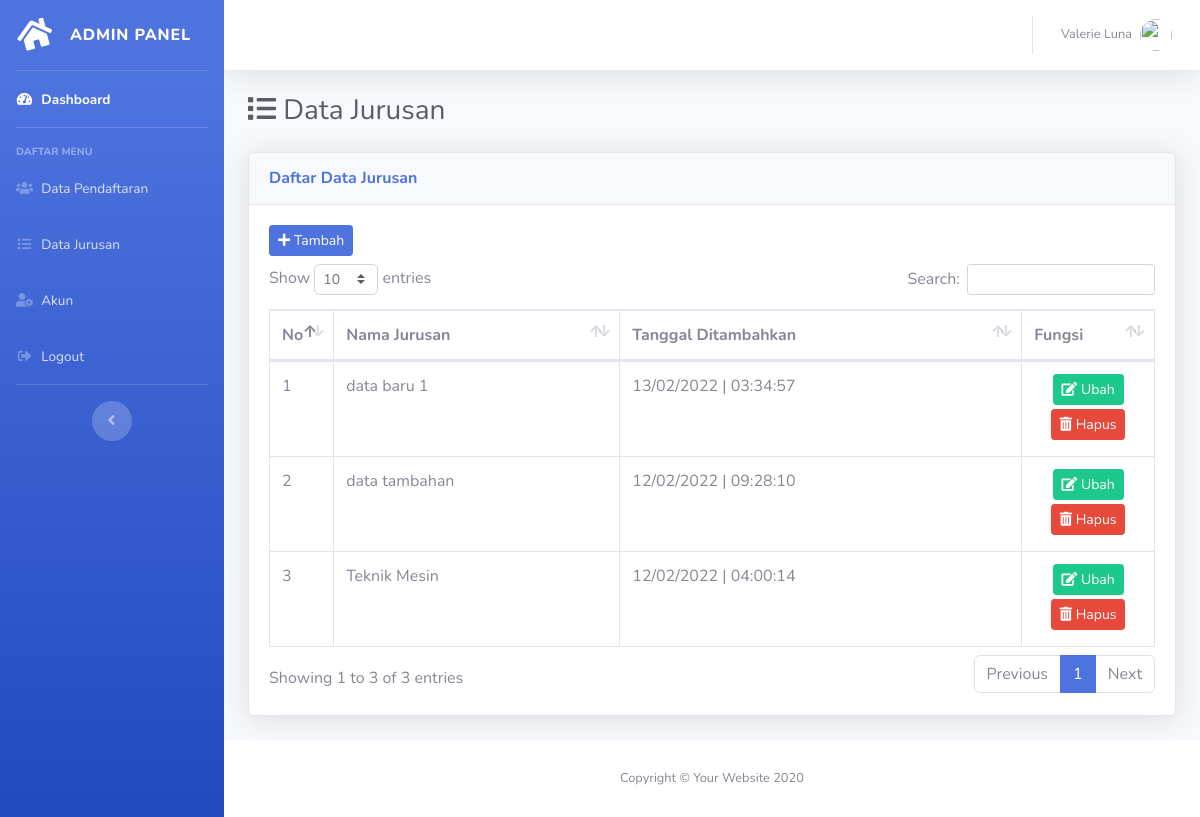
The app's page /admin/data-jurusan.php, older data.
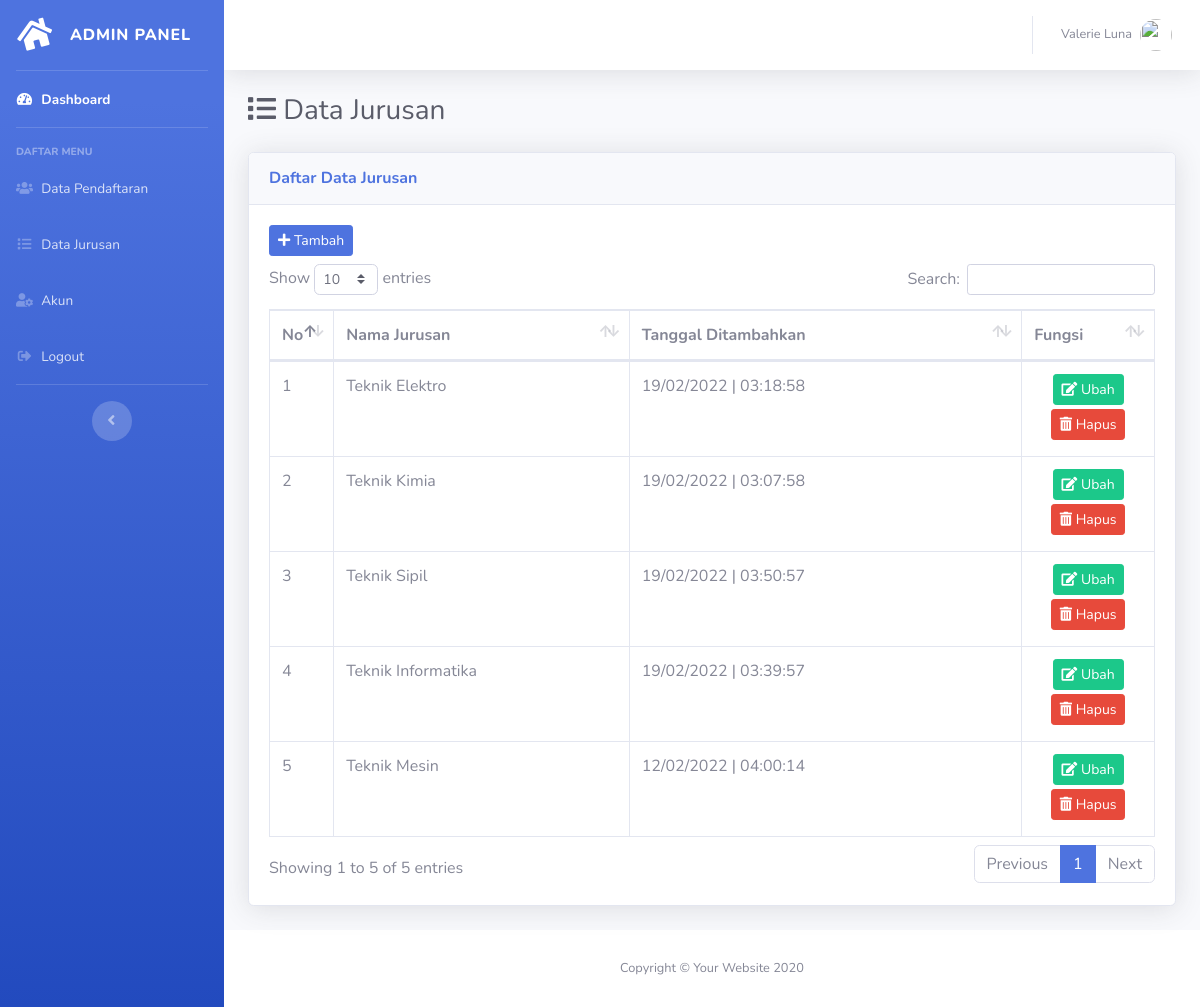
The same page, newer data.
### tables this page shows
CREATE TABLE `tbl_jurusan` (
  `id_jurusan` int(11) NOT NULL,
  `nama_jurusan` varchar(50) NOT NULL,
  `tanggal_input` timestamp NOT NULL DEFAULT current_timestamp() ON UPDATE current_timestamp()
);

### admin/config/controller.php (called while the page is built, shortened)
<?php
function query($query)
{
    global $db;
    $result = mysqli_query($db, $query);
    $rows = [];
    while ($row = mysqli_fetch_assoc($result)) {
        $rows[] = $row;
    }
    return $rows;
}

### admin/data-jurusan.php (the view, shortened to what this page needs)
<?php
include 'layout/header.php';
$data_jurusan = query("SELECT * FROM tbl_jurusan ORDER BY id_jurusan DESC");
?>
<div class="container-fluid">
    <div class="d-sm-flex align-items-center justify-content-between mb-4">
        <h1 class="h3 mb-0 text-gray-800"><i class="fas fa-list"></i> Data Jurusan</h1>
    </div>
    <div class="card shadow mb-4">
        <div class="card-header py-3">
            <h6 class="m-0 font-weight-bold text-primary">Daftar Data Jurusan</h6>
        </div>
        <div class="card-body">
            <button type="button" class="btn btn-primary btn-sm mb-2" data-toggle="modal" data-target="#modalTambah"> <i class="fas fa-plus"></i> Tambah</button>
            <div class="table-responsive">
                <table class="table table-bordered" id="dataTable" width="100%" cellspacing="0">
                    <thead>
                        <tr>
                            <th width="1%">No</th>
                            <th>Nama Jurusan</th>
                            <th>Tanggal Ditambahkan</th>
                            <th>Fungsi</th>
                        </tr>
                    </thead>
                    <tbody>
                        <?php $no = 1; ?>
                        <?php foreach ($data_jurusan as $jurusan) : ?>
                            <tr>
                                <td><?= $no++; ?></td>
                                <td><?= $jurusan['nama_jurusan']; ?></td>
                                <td><?= date('d/m/Y | H:s:i', strtotime($jurusan['tanggal_input'])); ?></td>
                                <td width="15%" class="text-center">
                                    <button type="button" class="btn btn-success btn-sm mb-1" title="Ubah" data-toggle="modal" data-target="#modalUbah<?= $jurusan['id_jurusan']; ?>"><i class="fas fa-edit"></i> Ubah</button>
                                    <a href="hapus-jurusan.php?id_jurusan=<?= $jurusan['id_jurusan']; ?>" class="btn btn-danger btn-sm mb-1" title="Hapus" onclick="return confirm('Yakin Data Jurusan Akan Dihapus');"><i class="fas fa-trash-alt"></i> Hapus</a>
                                </td>
                            </tr>
                        <?php endforeach; ?>
                    </tbody>
                </table>
            </div>
        </div>
    </div>
    <?php include 'layout/footer.php'; ?>

### admin/layout/header.php (shortened to what this page needs)
<!DOCTYPE html>
<html lang="en">
<head>
    <link href="assets/vendor/fontawesome-free/css/all.min.css" rel="stylesheet" type="text/css">
    <link href="assets/css/sb-admin-2.min.css" rel="stylesheet">
    <link href="assets/vendor/datatables/dataTables.bootstrap4.min.css" rel="stylesheet">
</head>
<body id="page-top">
    <div id="wrapper">
        <ul class="navbar-nav bg-gradient-primary sidebar sidebar-dark accordion" id="accordionSidebar">
            <a class="sidebar-brand d-flex align-items-center justify-content-center" href="index.php">
                <div class="sidebar-brand-icon rotate-n-15">
                    <i class="fas fa-home"></i>
                </div>
                <div class="sidebar-brand-text mx-3">Admin Panel</div>
            </a>
            <hr class="sidebar-divider my-0">
            <li class="nav-item active">
                <a class="nav-link" href="index.php">
                    <i class="fas fa-fw fa-tachometer-alt"></i>
                    <span>Dashboard</span></a>
            </li>
            <hr class="sidebar-divider">
            <div class="sidebar-heading">
                Daftar Menu
            </div>
            <li class="nav-item">
                <a class="nav-link" href="data-pendaftaran.php">
                    <i class="fas fa-fw fa-users"></i>
                    <span>Data Pendaftaran</span></a>
            </li>
            <li class="nav-item">
                <a class="nav-link" href="data-jurusan.php">
                    <i class="fas fa-fw fa-list"></i>
                    <span>Data Jurusan</span></a>
            </li>
            <li class="nav-item">
                <a class="nav-link" href="tables.html">
                    <i class="fas fa-fw fa-user-cog"></i>
                    <span>Akun</span></a>
            </li>
            <li class="nav-item">
                <a class="nav-link" href="tables.html">
                    <i class="fas fa-fw fa-sign-out-alt"></i>
                    <span>Logout</span></a>
            </li>
            <hr class="sidebar-divider d-none d-md-block">
            <div class="text-center d-none d-md-inline">
                <button class="rounded-circle border-0" id="sidebarToggle"></button>
            </div>
        </ul>
        <div id="content-wrapper" class="d-flex flex-column">
            <div id="content">
                <nav class="navbar navbar-expand navbar-light bg-white topbar mb-4 static-top shadow">
                    <ul class="navbar-nav ml-auto">
                        <li class="nav-item dropdown no-arrow">
                            <a class="nav-link dropdown-toggle" href="#" id="userDropdown" role="button" data-toggle="dropdown" aria-haspopup="true" aria-expanded="false">
                                <span class="mr-2 d-none d-lg-inline text-gray-600 small">Valerie Luna</span>
                                <img class="img-profile rounded-circle" src="">
                            </a>
                        </li>
                    </ul>
                </nav>

### admin/layout/footer.php (shortened to what this page needs)
</div>
<footer class="sticky-footer bg-white">
    <div class="container my-auto">
        <div class="copyright text-center my-auto">
            <span>Copyright &copy; Your Website 2020</span>
        </div>
    </div>
</footer>
</div>
</div>
</body>
</html>

Row changes from the older to the newer data that the page shows:
removed tbl_jurusan: nama_jurusan "data baru 1", tanggal_input "13/02/2022 | 03:34:57"
removed tbl_jurusan: nama_jurusan "data tambahan", tanggal_input "12/02/2022 | 09:28:10"
added tbl_jurusan: nama_jurusan "Teknik Elektro", tanggal_input "19/02/2022 | 03:18:58"
added tbl_jurusan: nama_jurusan "Teknik Kimia", tanggal_input "19/02/2022 | 03:07:58"
added tbl_jurusan: nama_jurusan "Teknik Sipil", tanggal_input "19/02/2022 | 03:50:57"
added tbl_jurusan: nama_jurusan "Teknik Informatika", tanggal_input "19/02/2022 | 03:39:57"
Text that changed along with them:
text written by a page script: "Show entries Search: Showing 1 to 3 of 3 entries Previous 1 Next" → "Show entries Search: Showing 1 to 5 of 5 entries Previous 1 Next"
